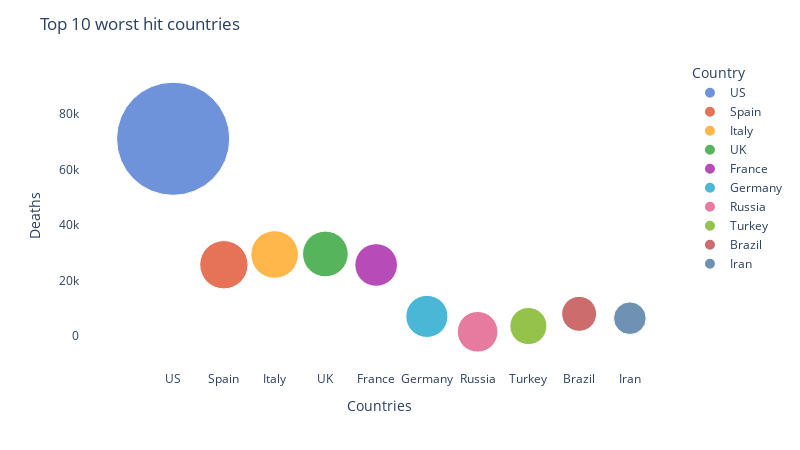

The notebook cell saved with this chart:
### Code cell
n=10
sorted_country_df = country_df.sort_values('Confirmed', ascending=False).head(n)

fig = px.scatter(sorted_country_df, 
                x="Country", y="Deaths",
                size="Confirmed", color="Country",
                hover_name="Country", size_max=80,
                color_discrete_sequence=px.colors.qualitative.G10)

fig.update_layout(
title=f"Top {n} worst hit countries",
xaxis_title="Countries",
yaxis_title="Deaths",
)

fig.update_layout(
    autosize=False,
    width=800,
    height=450,
    plot_bgcolor='white')


fig.show()

### Figure 1 — Plotly figure (JSON) as saved in the notebook; plotly's stock layout.template omitted (floating-point values rounded to 4 significant figures)
{"data": [{"hovertemplate": "<b>%{hovertext}</b><br><br>Country=%{x}<br>Deaths=%{y}<br>Confirmed=%{marker.size}<extra></extra>", "hovertext": ["US"], "legendgroup": "US", "marker": {"color": "#3366CC", "size": [1203673], "sizemode": "area", "sizeref": 188.1, "symbol": "circle"}, "mode": "markers", "name": "US", "showlegend": true, "type": "scatter", "x": ["US"], "xaxis": "x", "y": [71031], "yaxis": "y"}, {"hovertemplate": "<b>%{hovertext}</b><br><br>Country=%{x}<br>Deaths=%{y}<br>Confirmed=%{marker.size}<extra></extra>", "hovertext": ["Spain"], "legendgroup": "Spain", "marker": {"color": "#DC3912", "size": [219329], "sizemode": "area", "sizeref": 188.1, "symbol": "circle"}, "mode": "markers", "name": "Spain", "showlegend": true, "type": "scatter", "x": ["Spain"], "xaxis": "x", "y": [25613], "yaxis": "y"}, {"hovertemplate": "<b>%{hovertext}</b><br><br>Country=%{x}<br>Deaths=%{y}<br>Confirmed=%{marker.size}<extra></extra>", "hovertext": ["Italy"], "legendgroup": "Italy", "marker": {"color": "#FF9900", "size": [213013], "sizemode": "area", "sizeref": 188.1, "symbol": "circle"}, "mode": "markers", "name": "Italy", "showlegend": true, "type": "scatter", "x": ["Italy"], "xaxis": "x", "y": [29315], "yaxis": "y"}, {"hovertemplate": "<b>%{hovertext}</b><br><br>Country=%{x}<br>Deaths=%{y}<br>Confirmed=%{marker.size}<extra></extra>", "hovertext": ["UK"], "legendgroup": "UK", "marker": {"color": "#109618", "size": [196240], "sizemode": "area", "sizeref": 188.1, "symbol": "circle"}, "mode": "markers", "name": "UK", "showlegend": true, "type": "scatter", "x": ["UK"], "xaxis": "x", "y": [29501], "yaxis": "y"}, {"hovertemplate": "<b>%{hovertext}</b><br><br>Country=%{x}<br>Deaths=%{y}<br>Confirmed=%{marker.size}<extra></extra>", "hovertext": ["France"], "legendgroup": "France", "marker": {"color": "#990099", "size": [170687], "sizemode": "area", "sizeref": 188.1, "symbol": "circle"}, "mode": "markers", "name": "France", "showlegend": true, "type": "scatter", "x": ["France"], "xaxis": "x", "y": [25537], "yaxis": "y"}, {"hovertemplate": "<b>%{hovertext}</b><br><br>Country=%{x}<br>Deaths=%{y}<br>Confirmed=%{marker.size}<extra></extra>", "hovertext": ["Germany"], "legendgroup": "Germany", "marker": {"color": "#0099C6", "size": [167007], "sizemode": "area", "sizeref": 188.1, "symbol": "circle"}, "mode": "markers", "name": "Germany", "showlegend": true, "type": "scatter", "x": ["Germany"], "xaxis": "x", "y": [6993], "yaxis": "y"}, {"hovertemplate": "<b>%{hovertext}</b><br><br>Country=%{x}<br>Deaths=%{y}<br>Confirmed=%{marker.size}<extra></extra>", "hovertext": ["Russia"], "legendgroup": "Russia", "marker": {"color": "#DD4477", "size": [155370], "sizemode": "area", "sizeref": 188.1, "symbol": "circle"}, "mode": "markers", "name": "Russia", "showlegend": true, "type": "scatter", "x": ["Russia"], "xaxis": "x", "y": [1451], "yaxis": "y"}, {"hovertemplate": "<b>%{hovertext}</b><br><br>Country=%{x}<br>Deaths=%{y}<br>Confirmed=%{marker.size}<extra></extra>", "hovertext": ["Turkey"], "legendgroup": "Turkey", "marker": {"color": "#66AA00", "size": [129491], "sizemode": "area", "sizeref": 188.1, "symbol": "circle"}, "mode": "markers", "name": "Turkey", "showlegend": true, "type": "scatter", "x": ["Turkey"], "xaxis": "x", "y": [3520], "yaxis": "y"}, {"hovertemplate": "<b>%{hovertext}</b><br><br>Country=%{x}<br>Deaths=%{y}<br>Confirmed=%{marker.size}<extra></extra>", "hovertext": ["Brazil"], "legendgroup": "Brazil", "marker": {"color": "#B82E2E", "size": [114715], "sizemode": "area", "sizeref": 188.1, "symbol": "circle"}, "mode": "markers", "name": "Brazil", "showlegend": true, "type": "scatter", "x": ["Brazil"], "xaxis": "x", "y": [7921], "yaxis": "y"}, {"hovertemplate": "<b>%{hovertext}</b><br><br>Country=%{x}<br>Deaths=%{y}<br>Confirmed=%{marker.size}<extra></extra>", "hovertext": ["Iran"], "legendgroup": "Iran", "marker": {"color": "#316395", "size": [99970], "sizemode": "area", "sizeref": 188.1, "symbol": "circle"}, "mode": "markers", "name": "Iran", "showlegend": true, "type": "scatter", "x": ["Iran"], "xaxis": "x", "y": [6340], "yaxis": "y"}], "layout": {"autosize": false, "height": 450, "legend": {"itemsizing": "constant", "title": {"text": "Country"}, "tracegroupgap": 0}, "margin": {"t": 60}, "plot_bgcolor": "white", "title": {"text": "Top 10 worst hit countries"}, "width": 800, "xaxis": {"anchor": "y", "categoryarray": ["US", "Spain", "Italy", "UK", "France", "Germany", "Russia", "Turkey", "Brazil", "Iran"], "categoryorder": "array", "domain": [0, 1], "title": {"text": "Countries"}}, "yaxis": {"anchor": "x", "domain": [0, 1], "title": {"text": "Deaths"}}}}
